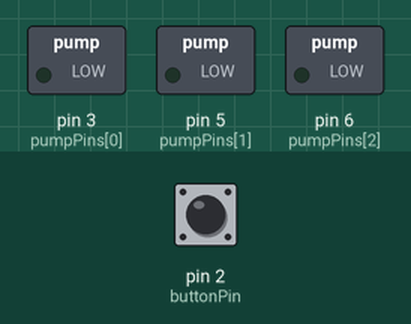
Simulated run of this sketch. Board: Arduino Uno, built with avr-gcc and run on an emulated ATmega328P. Parts: switched loads named in the sketch (green lamp = pin HIGH). The test bench sets the inputs (shaded band); at power-on: pin 2 (buttonPin) HIGH.

Above: at 1.2 s.
1.3 s: pin 2 (buttonPin) pulled LOW for 0.15 s
At 1.8 s:
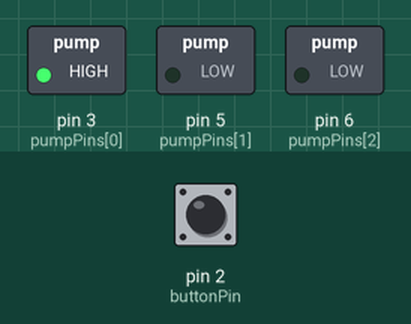
At 11.8 s:
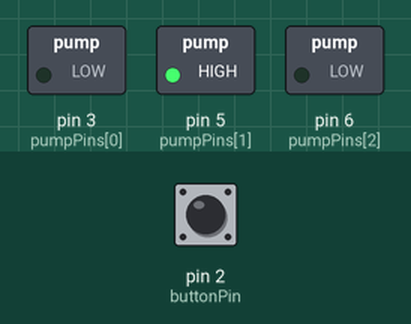
Timing chart, 0 to 22.8 s (numbered marks = the images above; inputs shaded):
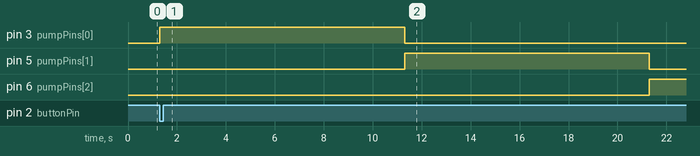

Measured:
- after the input at 1.3 s, pin 3 (pumpPins[0]): LOW → HIGH at once, → LOW 10.0 s later; pin 5 (pumpPins[1]): LOW → HIGH after 10.0 s, → LOW 10.0 s later; pin 6 (pumpPins[2]): LOW → HIGH after 20.0 s

The sketch:

calculation_of_runtime.ino
```cpp
const int buttonPin = 2;
const int pumpPins[] = {3, 5, 6};
const unsigned long pumpTime = 10000; //in ms


 void pump(int pin, unsigned long time) { // pump function

    digitalWrite(pin, HIGH); //pump on
    delay(time);
    digitalWrite(pin, LOW); //pump off
  }


void setup() {
  pinMode(buttonPin, INPUT_PULLUP);//pin setup for button needs to pass 5v to pin 2
  for (int i = 0; i < 3; i++) {
    pinMode(pumpPins[i], OUTPUT);// pin setup for pumps
  }

}

void loop() {
  if (digitalRead(buttonPin) == LOW) {
    for (int i = 0; i < 3; i++) {
      pump(pumpPins[i], pumpTime); //pumps will work after each other
    }
  }
}
```
